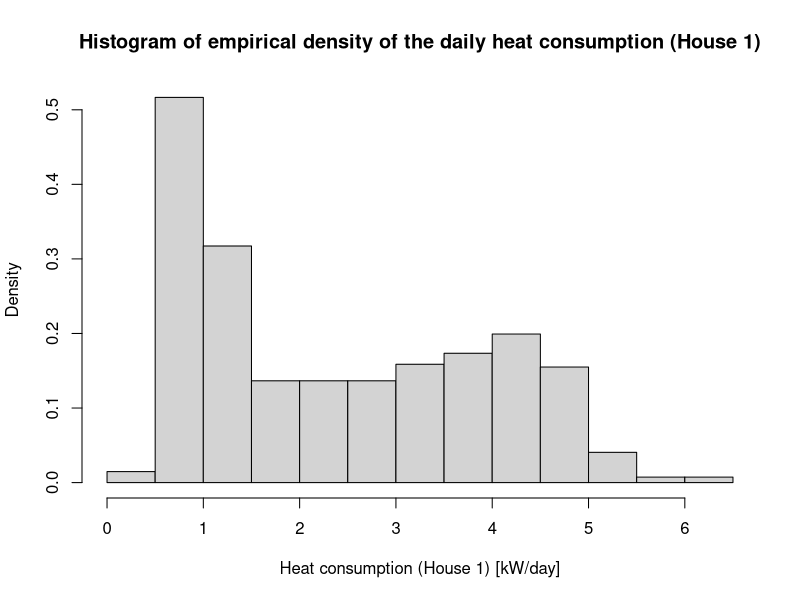
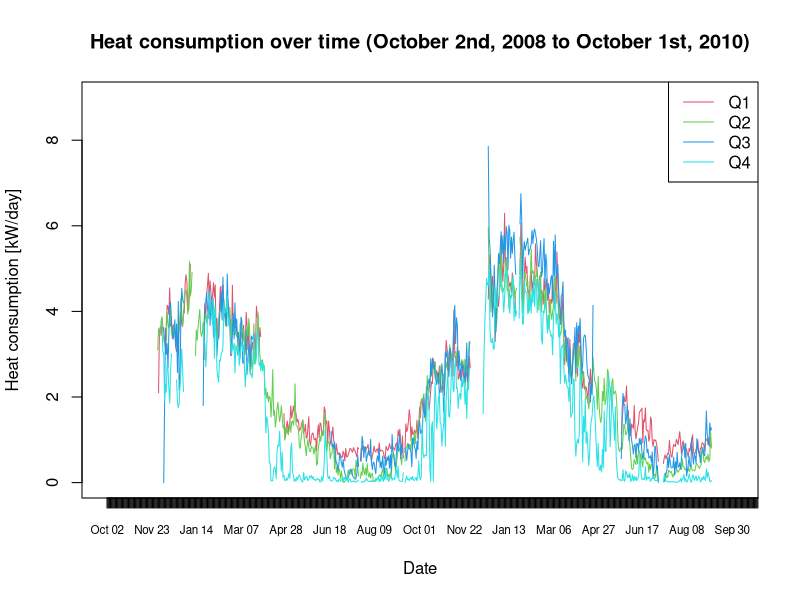
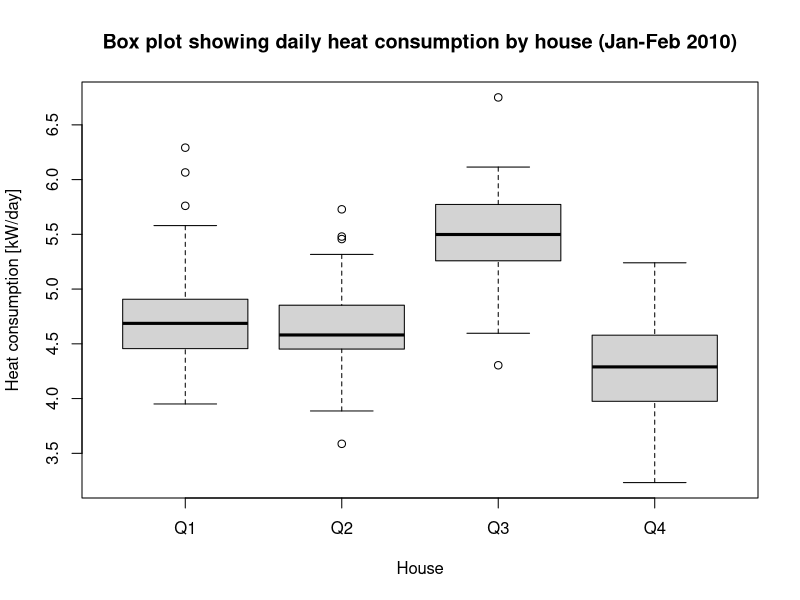
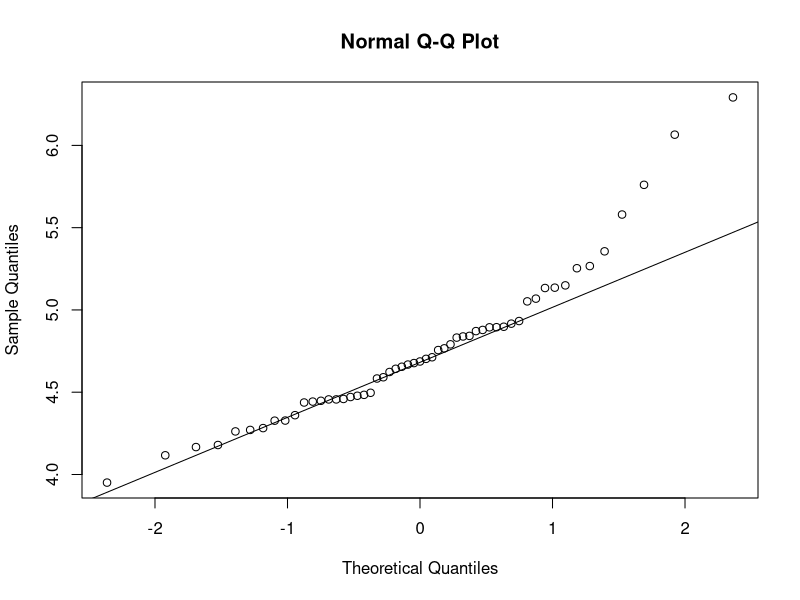

The R script that drew these images, in order:
###########################################################################
## Name: Marcus Wahlers Sand
## Student Number: s215827
## Project: Project 1 - Heating in Sønderborg
## 02323 Introduction to Statistics - Fall 22

###########################################################################
## Get dependencies

## If RStudioAPI is not installed, install it (should be installed with RStudio, but can also be installed without)
## We use it for getting the current directory
if (!require("rstudioapi")) install.packages("rstudioapi")
## purrr is a dependency for RStudioAPI to get current directory
if (!require("purrr")) install.packages("purrr")

###########################################################################
## Set the working directory

## In RStudio the working directory is easily set via the menu
## "Session -> Set Working Directory -> To Source File Location"
## Note: In R only "/" is used for separating in paths
## (i.e. no backslash).

## We use the RStudioAPI to get the active document path - keep the data in the same folder as .R file
setwd(dirname(rstudioapi::getActiveDocumentContext()$path))


###########################################################################
## Read data into R

## Read data from soenderborg1_data.csv
D <- read.table("soenderborg1_data.csv", header=TRUE, sep=";",
                as.is=TRUE)


###########################################################################
## Simple overview of the data

## Dimensions of D (number of rows and columns)
cat(sprintf("Dimensions: "))
dim(D)
##  Column/variable names
cat(sprintf("\nColumn names: "))
names(D)
## The first rows/observations
cat(sprintf("\nThe first rows:\n"))
head(D)
## The last rows/observations
# tail(D)
## Selected summary statistics
cat(sprintf("\nSummary:\n"))
summary(D)
## Another type of summary of the dataset
cat(sprintf("\nAnother summary:\n"))
str(D)


###########################################################################
## Histogram (empirical density)

## Histogram describing the empirical density of the daily heat
## consumptions of House 1 (histogram of daily consumptions normalized
## to have an area of 1)
hist(D$Q1, xlab="Heat consumption (House 1) [kW/day]", ylab="Density", prob=TRUE, main="Histogram of empirical density of the daily heat consumption (House 1)")


###########################################################################
## Conversion to a date variable

## Converts the variable 't' to a date variable in R
D$t <- as.Date(x=D$t, format="%Y-%m-%d")
## Checks the result
summary(D$t)


###########################################################################
## Plot of data over time

## Plot of heat consumption over time
plot(D$t, D$Q1, type="l", xlim=as.Date(c("2008-10-02","2010-10-01")),
     ylim=c(0,9), xlab="Date", xaxt="n", ylab="Heat consumption [kW/day]", col=2, main="Heat consumption over time (October 2nd, 2008 to October 1st, 2010)")
axis(1, D$t, format(D$t, "%b %d"), cex.axis=.7) # https://stackoverflow.com/a/4844261
lines(D$t, D$Q2, col=3)
lines(D$t, D$Q3, col=4)
lines(D$t, D$Q4, col=5)
## Add a legend
legend("topright", legend=paste0("Q", c(1,2,3,4)), lty=1, col=2:5)


###########################################################################
## Taking a subset

## Subset of the data: only Jan-Feb 2010
Dsel <- subset(D, "2010-01-01" <= t & t < "2010-3-01")


###########################################################################
## Box plot

## Box plot of daily heat consumption by house
boxplot(Dsel[ ,c("Q1","Q2","Q3","Q4")],
        xlab="House", ylab="Heat consumption [kW/day]", main="Box plot showing daily heat consumption by house (Jan-Feb 2010)")


###########################################################################
## Summary statistics for daily heat consumptions

## Total number of observations for House 1 during Jan-Feb 2010
## (doesn't include missing values if there are any)
sum(!is.na(Dsel$Q1))
## Sample mean of daily heat consumption for House 1, Jan-Feb 2010
mean(Dsel$Q1, na.rm=TRUE)
## Sample variance of daily heat consumption for House 1, Jan-Feb 2010
var(Dsel$Q1, na.rm=TRUE)
## etc.
##
## The argument 'na.rm=TRUE' ensures that the statistic is
## computed even in cases where there are missing values.


###########################################################################
## qq-plot for model validation

## qq-plot of daily heat consumption (House 1)
qqnorm(Dsel$Q1)
qqline(Dsel$Q1)


###########################################################################
## Confidence interval for the mean

## CI for the mean daily heat consumption of House 1
t.test(Dsel$Q1, conf.level=0.95)$conf.int


###########################################################################
## One-sample t-test

##  Testing hypothesis mu=2.38 for daily heat consumption 
## (House 1, Jan-Feb 2010)
t.test(Dsel$Q1, mu=2.38)


###########################################################################
## Welch t-test for comparing two (independent) samples

## Comparing the heat consumption of House 1 and 2
t.test(Dsel$Q1, Dsel$Q2)


###########################################################################
## Computing correlations

## Correlation between heat consumption and global radiation
cor(D[, c("Q1","G")], use="pairwise.complete.obs")


###########################################################################
## Subsets in R

## Optional extra remark about taking subsets in R
##
## A logical vector with TRUE or FALSE for each row in D, e.g.:
## Finding days with frost
D$Ta < 0
## Can be used to extract heat consumptions for House 1 on 
## days with frost
D$Q1[D$Ta < 0]
## The 'subset' function can be used as well
subset(D, Ta < 0)
## More complex logical expressions can be made, e.g.:
## Observations from days with frost before 2010
subset(D, t < "2010-01-01" & Ta < 0)


###########################################################################
## More R tips

## Use a 'for'-loop to calculate the summary statistics for each house
## and assign the result to a new data.frame
Tbl <- data.frame()
## Find the relevant columns
selected <- c("Q1","Q2","Q3","Q4")
## Calculate the summary statistics for each house
for(i in selected){
  ## Take the relevant column
  x <- Dsel[, i]
  ## Compute the sample mean
  Tbl[i, "mean"] <- mean(x, na.rm=TRUE)
  ## Compute the sample variance
  Tbl[i, "var"] <- var(x, na.rm=TRUE) }
## View the content of Tbl
Tbl

## In R there are even more condensed ways to do such 
## calculations, e.g.:
apply(Dsel[, selected], 2, mean, na.rm=TRUE)
## or several calculations in one go
apply(Dsel[, selected], 2, function(x){
  c(mean=mean(x, na.rm=TRUE),
    var=var(x, na.rm=TRUE)) })
## See more useful functions with: ?apply, ?aggregate and ?lapply
## For extremely efficient data handling see, e.g., the packages: 
## dplyr, tidyr, reshape2 and ggplot2

## LaTeX tips:
## The R package "xtable" can generate LaTeX tables written to a file 
## and thereby they can automatically be included in a .tex document.
## The R package "knitr" can be used very elegantly to generate .tex 
## documents with R code written directly in the document. This  
## document and the book were generated using knitr.
